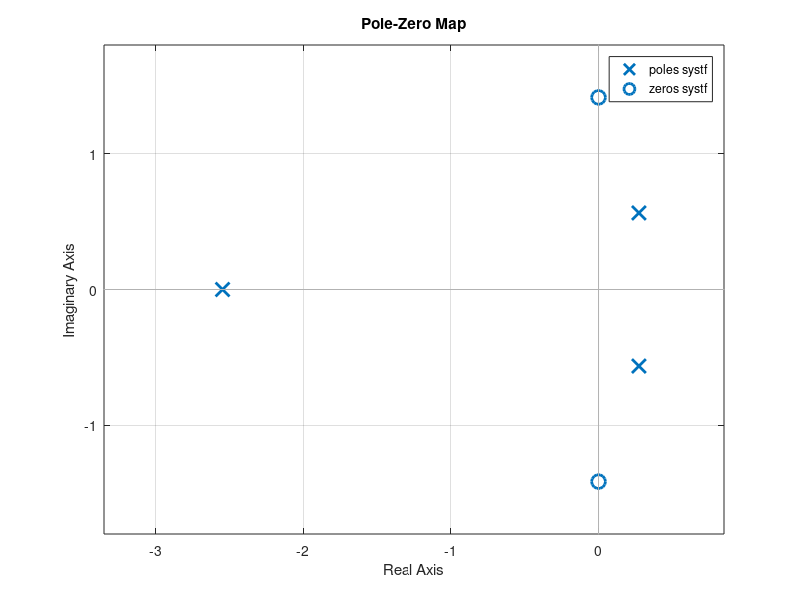

The MATLAB source for this figure: (Note: this script raises an error after producing the figure.)
clc;
clear all;
close all;
zero=roots([1,0,2])
pole=roots([1,2,-1,1])
numerator=[1,0,2];
denominator=[1,2,-1,1];
systf=tf(numerator,denominator);
pzmap(systf)
sgtitle('Zeros and Poles with MATLAB functions');